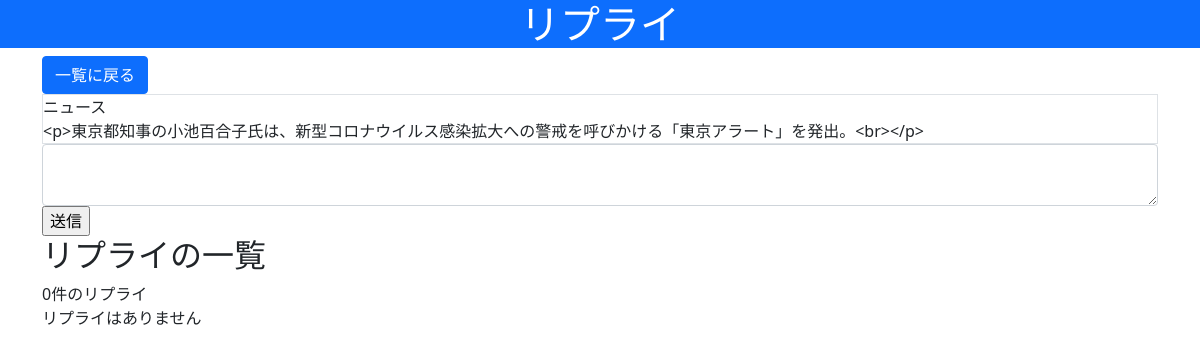
The page /reply/12/ on the database as committed earlier.
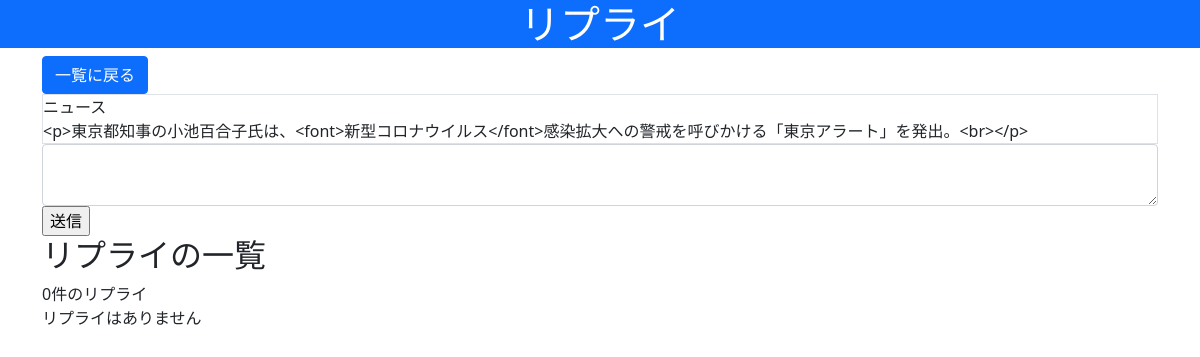
The same page on the database as committed later.
### bbs/models.py (models this page shows, shortened)
class Topic(models.Model):
    category = models.ForeignKey(Category, verbose_name='カテゴリ', on_delete=models.CASCADE, null=True, blank=True)
    tag = models.ManyToManyField(Tag, verbose_name='タグ', blank=True)
    comment = models.TextField(verbose_name='コメント')
    name = models.CharField(verbose_name="名前", max_length=20, default="匿名")
    created_at = models.DateTimeField(auto_now_add=True)

class Category(models.Model):
    name = models.CharField(verbose_name='カテゴリ名', max_length=20)
    class Meta:
        verbose_name_plural = 'Categories'

### bbs/views.py (the view, shortened to what this page needs)
class ReplyView(View):
    def get(self, request, pk, *args, **kwargs):
        topic = Topic.objects.filter(id=pk).first()
        replies = Reply.objects.filter(target=pk)
        context = {'topic': topic, 'replies': replies}
        return render(request, 'bbs/reply.html', context)

### templates/bbs/reply.html (shortened to what this page needs)
<!DOCTYPE html>
<html lang="ja">
<head>
    <link href="https://cdn.jsdelivr.net/npm/bootstrap@5.0.2/dist/css/bootstrap.min.css" rel="stylesheet">
</head>
<body>
    <h1 class="bg-primary text-white text-center">リプライ</h1>
    <main class="container">
        <a class="btn btn-primary" href="{% url 'bbs:index' %}">一覧に戻る</a>
        <div class="border">
            <div>{{ topic.category.name }}</div>
            <div>{{ topic.comment }}</div>
        </div>
        <form action="{% url 'bbs:reply' topic.id %}" method="POST">
            <textarea class="form-control" name="comment"></textarea>
            <input type="submit" value="送信">
        </form>
        <h2>リプライの一覧</h2>
        <div>{{ replies|length }}件のリプライ</div>
        {% for reply in replies %}
        <div class="border">
            <div>{{ reply.id }}</div>
            <div>{{ reply.comment }}</div>
        </div>
        {% empty %}
        <div>リプライはありません</div>
        {% endfor %}
    </main>
</body>
</html>

Rows that differ between the two databases and show on the page:
changed Topic "ニュース": comment "<p>東京都知事の小池百合子氏は、新型コロナウイルス感染拡大への警戒を呼びかける「東京アラート」を発出。<br></p>" → "<p>東京都知事の小池百合子氏は、<font>新型コロナウイルス</font>感染拡大への警戒を呼びかける「東京アラート」を発出。<br></p>"
